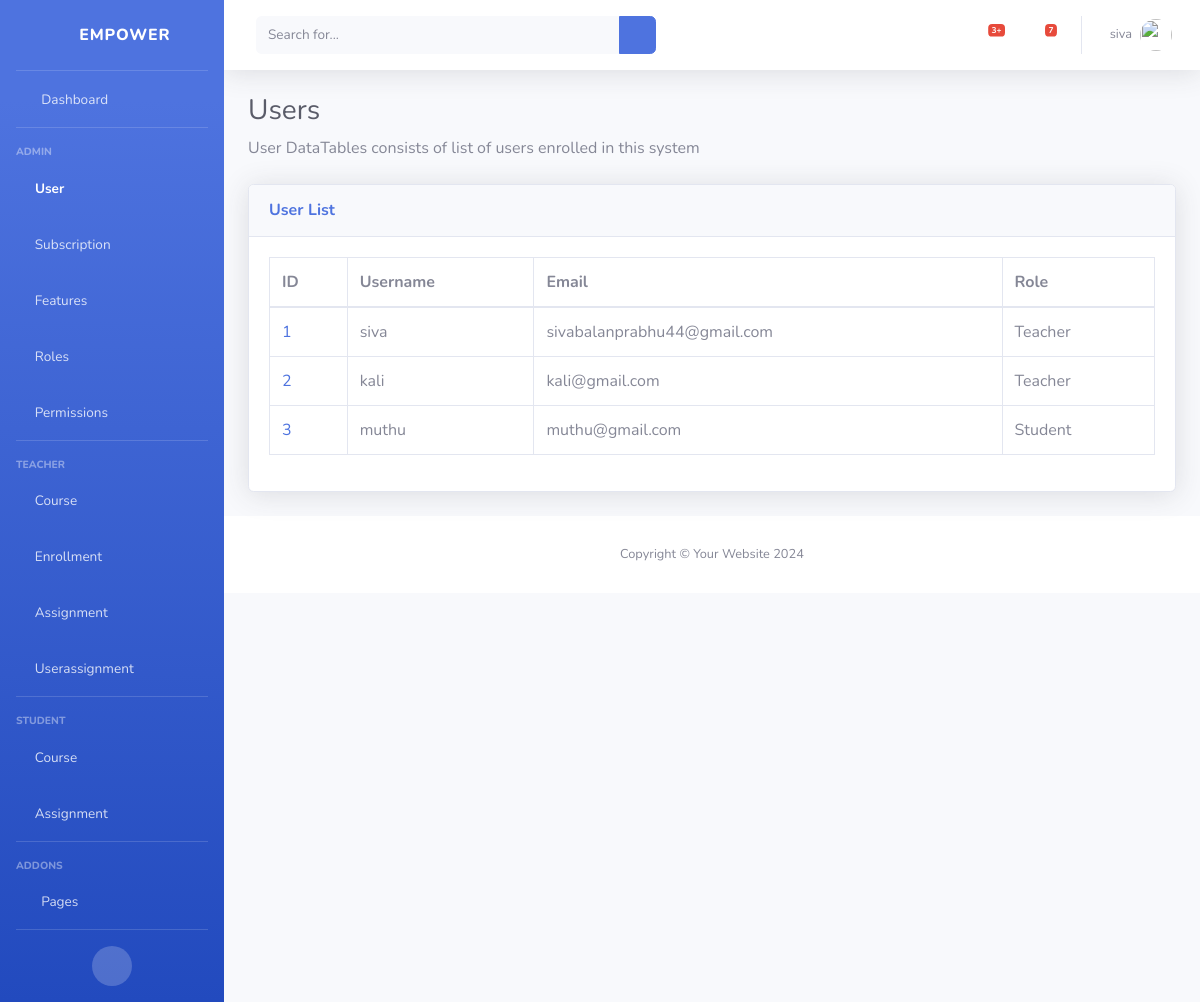
/users/ (signed in), run on the app's committed database.
### classRoom/models.py (models this page shows)
class User(models.Model):
    user = models.OneToOneField(AuthUser, on_delete=models.CASCADE)
    role = models.ForeignKey(Role, on_delete=models.CASCADE)

class Role(models.Model):
    id = models.AutoField(primary_key=True)
    role_name = models.CharField(max_length=255)

### classRoom/views.py (the view)
# urls.py: path('users/', view_users, name="view_users"),
@login_required
def view_users(request):
    users = User.objects.all()
    return render(request, 'users/view_users.html', {'users': users})

### classRoom/templates/users/view_users.html
{% extends 'base.html' %}
{% block content %}
    {% load static %}
    <h1 class="h3 mb-2 text-gray-800">Users</h1>
    <p class="mb-4">User DataTables consists of list of users enrolled in this system</p>
    <div class="card shadow mb-4">
        <div class="card-header py-3">
            <h6 class="m-0 font-weight-bold text-primary">User List</h6>
        </div>
        <div class="card-body">
            <div class="table-responsive">
                <table class="table table-bordered" id="dataTable" width="100%" cellspacing="0">
                    <thead>
                        <tr>
                            <th>ID</th>
                            <th>Username</th>
                            <th>Email</th>
                            <th>Role</th>
                        </tr>
                    </thead>
                    <tbody>
                        {% for user in users %}
                            <tr>
                                <td><a href="{% url 'view_user' user.id %}">{{ user.id }}</a></td>
                                <td>{{ user.user.username }}</td>
                                <td>{{ user.user.email }}</td>
                                <td>{{ user.role.role_name|title }}</td>
                            </tr>
                        {% endfor %}
                    </tbody>
                </table>
            </div>
        </div>
    </div>
{% endblock %}

### classRoom/templates/base.html (shortened to what this page needs)
{% load static %}
<!DOCTYPE html>
<html lang="en">
<head>
    <link rel="stylesheet" href="{% static 'vendor/fontawesome-free/css/all.min.css' %}" type="text/css">
    <link rel="stylesheet" href="{% static 'css/sb-admin-2.min.css' %}">
</head>
<body id="page-top">
    <div id="wrapper">
        <ul class="navbar-nav bg-gradient-primary sidebar sidebar-dark accordion" id="accordionSidebar">
            <a class="sidebar-brand d-flex align-items-center justify-content-center" href="{% url 'index' %}">
                <div class="sidebar-brand-icon rotate-n-15">
                    <i class="fas fa-chess-knight"></i>
                </div>
                <div class="sidebar-brand-text mx-3">Empower</div>
            </a>
            <hr class="sidebar-divider my-0">
            <li class="nav-item">
                <a class="nav-link" href="{% url 'index' %}">
                    <i class="fas fa-fw fa-tachometer-alt"></i>
                    <span>Dashboard</span></a>
            </li>
            <hr class="sidebar-divider">
            <div class="sidebar-heading">
                Admin
            </div>
            <li class="nav-item">
                <a class="nav-link" href="{% url 'view_users' %}" >
                    <i class="fas fa-user-shield"></i>
                    <span>User</span>
                </a>
            </li>
            <li class="nav-item">
                <a class="nav-link" href="{% url 'view_subscriptions' %}" >
                    <i class="fas fa-user-shield"></i>
                    <span>Subscription</span>
                </a>
            </li>
            <li class="nav-item">
                <a class="nav-link" href="{% url 'view_features' %}" >
                    <i class="fas fa-user-shield"></i>
                    <span>Features</span>
                </a>
            </li>
            <li class="nav-item">
                <a class="nav-link" href="{% url 'view_roles' %}" >
                    <i class="fas fa-user-shield"></i>
                    <span>Roles</span>
                </a>
            </li>
            <li class="nav-item">
                <a class="nav-link" href="{% url 'view_permissions' %}" >
                    <i class="fas fa-user-shield"></i>
                    <span>Permissions</span>
                </a>
            </li>
            <hr class="sidebar-divider">
            <div class="sidebar-heading">
                Teacher
            </div>
            <li class="nav-item">
                <a class="nav-link" href="{% url 'view_courses' %}" >
                    <i class="fas fa-chalkboard-teacher"></i>
                    <span>Course</span>
                </a>
            </li>
            <li class="nav-item">
                <a class="nav-link" href="{% url 'view_enrollments' %}" >
                    <i class="fas fa-chalkboard-teacher"></i>
                    <span>Enrollment</span>
                </a>
            </li>
            <li class="nav-item">
                <a class="nav-link" href="{% url 'view_assignments' %}" >
                    <i class="fas fa-chalkboard-teacher"></i>
                    <span>Assignment</span>
                </a>
            </li>
            <li class="nav-item">
                <a class="nav-link" href="{% url 'view_userassignments' %}" >
                    <i class="fas fa-chalkboard-teacher"></i>
                    <span>Userassignment</span>
                </a>
            </li>
            <hr class="sidebar-divider">
            <div class="sidebar-heading">
                Student
            </div>
            <li class="nav-item">
                <a class="nav-link" href="{% url 'view_courses' %}" >
                    <i class="fas fa-user-graduate"></i>
                    <span>Course</span>
                </a>
                <a class="nav-link" href="{% url 'view_assignments' %}" >
                    <i class="fas fa-user-graduate"></i>
                    <span>Assignment</span>
                </a>
            </li>
            <hr class="sidebar-divider">
            <div class="sidebar-heading">
                Addons
            </div>
            <li class="nav-item">
                <a class="nav-link collapsed" href="#" data-toggle="collapse" data-target="#collapsePages"
                    aria-expanded="true" aria-controls="collapsePages">
                    <i class="fas fa-fw fa-folder"></i>
                    <span>Pages</span>
                </a>
            </li>
            <hr class="sidebar-divider d-none d-md-block">
            <div class="text-center d-none d-md-inline">
                <button class="rounded-circle border-0" id="sidebarToggle"></button>
            </div>
        </ul>
        <div id="content-wrapper" class="d-flex flex-column">
            <nav class="navbar navbar-expand navbar-light bg-white topbar mb-4 static-top shadow">
                <form
                    class="d-none d-sm-inline-block form-inline mr-auto ml-md-3 my-2 my-md-0 mw-100 navbar-search">
                    <div class="input-group">
                        <input type="text" class="form-control bg-light border-0 small" placeholder="Search for..."
                            aria-label="Search" aria-describedby="basic-addon2">
                        <div class="input-group-append">
                            <button class="btn btn-primary" type="button">
                                <i class="fas fa-search fa-sm"></i>
                            </button>
                        </div>
                    </div>
                </form>
                <ul class="navbar-nav ml-auto">
                    <li class="nav-item dropdown no-arrow mx-1">
                        <a class="nav-link dropdown-toggle" href="#" id="alertsDropdown" role="button"
                            data-toggle="dropdown" aria-haspopup="true" aria-expanded="false">
                            <i class="fas fa-bell fa-fw"></i>
                            <span class="badge badge-danger badge-counter">3+</span>
                        </a>
                    </li>
                    <li class="nav-item dropdown no-arrow mx-1">
                        <a class="nav-link dropdown-toggle" href="#" id="messagesDropdown" role="button"
                            data-toggle="dropdown" aria-haspopup="true" aria-expanded="false">
                            <i class="fas fa-envelope fa-fw"></i>
                            <span class="badge badge-danger badge-counter">7</span>
                        </a>
                    </li>
                    <li class="nav-item dropdown no-arrow">
                        <a class="nav-link dropdown-toggle" href="#" id="userDropdown" role="button"
                            data-toggle="dropdown" aria-haspopup="true" aria-expanded="false">
                            {% if user.is_authenticated %}
                                <span class="mr-2 d-none d-lg-inline text-gray-600 small">{{ user.username }}</span>
                            {% endif %}
                            <img class="img-profile rounded-circle" src="{% static 'img/undraw_profile.svg' %}">
                        </a>
                    </li>
                </ul>
            </nav>
            <div class="container-fluid">
                {% block content %}
                {% endblock %}
            </div>
            <footer class="sticky-footer bg-white">
                <div class="container my-auto">
                    <div class="copyright text-center my-auto">
                        <span>Copyright &copy; Your Website 2024</span>
                    </div>
                </div>
            </footer>
        </div>
    </div>
</body>
</html>

### data on the page
User: id "1", user.username "siva", user.email "sivabalanprabhu44@gmail.com", role.role_name "Teacher"
User: id "2", user.username "kali", user.email "kali@gmail.com", role.role_name "Teacher"
User: id "3", user.username "muthu", user.email "muthu@gmail.com", role.role_name "Student"

### other printed values
{{ user.username }} "siva"
